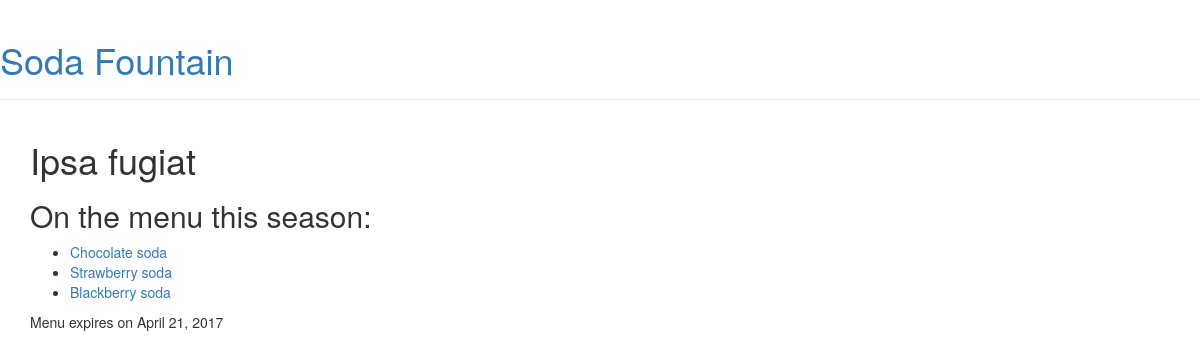
The app's page /menu/77/ with its own data.
### menu/models.py (models this page shows)
class Menu(models.Model):
    season = models.CharField(max_length=20)
    items = models.ManyToManyField('Item', related_name='items')
    created_date = models.DateTimeField(
            default=timezone.now)
    expiration_date = models.DateTimeField(
            default=now_plus_one_year)

class Item(models.Model):
    name = models.CharField(max_length=200)
    description = models.TextField()
    chef = models.ForeignKey('auth.User')
    created_date = models.DateTimeField(
            default=timezone.now)
    standard = models.BooleanField(default=False)
    ingredients = models.ManyToManyField(
            'Ingredient', related_name='ingredients')
    def __str__(self):
        return self.name

### menu/views.py (the view)
# urls.py: url(r'^menu/(?P<pk>\d+)/$', views.menu_detail, name='menu_detail'),
def menu_detail(request, pk):
    menu = Menu.objects.prefetch_related('items').get(pk=pk)
    return render(request, 'menu/menu_detail.html', {'menu': menu})

### menu/templates/menu/menu_detail.html (shortened to what this page needs)
{% extends "layout.html" %}
{% block body %}
    <div class="post">
        <h1>
            {{ menu.season }}
        </h1>
        <h2>On the menu this season:</h2>
        <ul>
            {% for item in menu.items.all %}
                <li><a href="{% url 'item_detail' pk=item.pk %}">{{ item }}</a></li>
            {% endfor %}
        </ul>
        {% if menu.expiration_date %}
            <div class="date">
                Menu expires on {{ menu.expiration_date|date:"F j, Y" }}
            </div>
        {% endif %}
    </div>
{% endblock %}

### records on screen
Menu: season "Ipsa fugiat", expiration_date "April 21, 2017"
Item: name "Chocolate soda"
Item: name "Strawberry soda"
Item: name "Blackberry soda"
